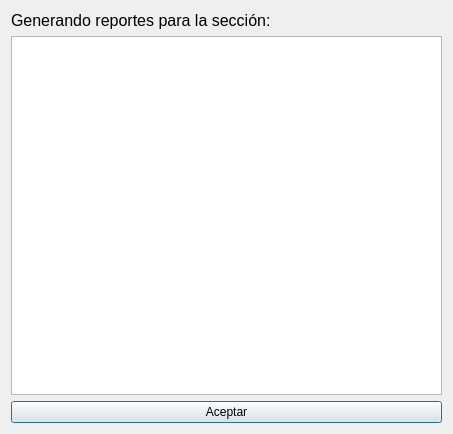
<?xml version="1.0" encoding="UTF-8"?>
<ui version="4.0">
 <class>DialogMostrarReportesAgendaPorRango</class>
 <widget class="QDialog" name="DialogMostrarReportesAgendaPorRango">
  <property name="geometry">
   <rect>
    <x>0</x>
    <y>0</y>
    <width>453</width>
    <height>434</height>
   </rect>
  </property>
  <property name="maximumSize">
   <size>
    <width>800</width>
    <height>600</height>
   </size>
  </property>
  <property name="windowTitle">
   <string>Mostrando Reportes Agenda por Rango</string>
  </property>
  <layout class="QVBoxLayout" name="verticalLayout">
   <item>
    <widget class="QLabel" name="label">
     <property name="font">
      <font>
       <pointsize>12</pointsize>
      </font>
     </property>
     <property name="text">
      <string>Generando reportes para la sección: </string>
     </property>
    </widget>
   </item>
   <item>
    <widget class="QListWidget" name="listWidget_reportes"/>
   </item>
   <item>
    <widget class="QPushButton" name="pushButton_aceptar">
     <property name="text">
      <string>Aceptar</string>
     </property>
    </widget>
   </item>
  </layout>
 </widget>
 <resources/>
 <connections/>
</ui>
